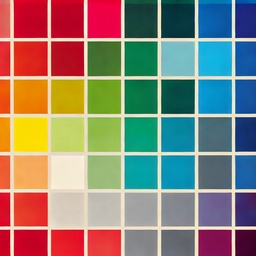
#> input picture Zadanie_3/img1.jpg, 256 x 256 px, shrunk from 1024 x 1024 before the run
$ python gauss.py   (older library calls are emulated)
#> lines starting #> are read from the running program, lines starting #| are printed output that depends on the picture
import cv2
import numpy as np
import matplotlib.pyplot as plt

# Načítanie a konverzia obrázka
img = cv2.imread('img1.jpg')
#> img is the input picture: shape (256, 256, 3); mean B, G, R 116.8, 129, 141.3
gray_img = cv2.cvtColor(img, cv2.COLOR_BGR2GRAY).astype(np.int16)

h, w = gray_img.shape
#> h = 256; w = 256

# Gaussian filter
gaussian_filter = np.array([[0.003765, 0.015019, 0.023792, 0.015019, 0.003765],
                            [0.015019, 0.059912, 0.094907, 0.059912, 0.015019],
                            [0.023792, 0.094907, 0.150342, 0.094907, 0.023792],
                            [0.015019, 0.059912, 0.094907, 0.059912, 0.015019],
                            [0.003765, 0.015019, 0.023792, 0.015019, 0.003765]])

# Padding
padded_image = np.pad(gray_img, ((2, 2), (2, 2)), mode='constant', constant_values=0)
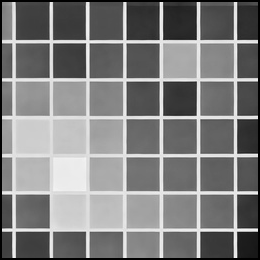
#> padded_image: shape (260, 260) int16; min 0, max 246, mean 127.3

# Aplikácia Gaussovho filtra
blur_image = np.zeros((h, w), dtype=np.int16)
for i in range(2, h+2):
    for j in range(2, w+2):
        region = padded_image[i-2:i+3, j-2:j+3]
        blur_image[i-2][j-2] = int(np.sum(region * gaussian_filter))
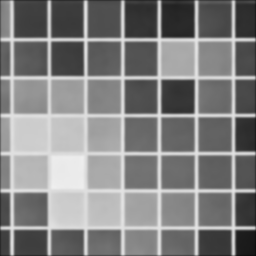
#> blur_image: shape (256, 256) int16; min 11, max 239, mean 130.3

# Výstupné polia
laplacian = np.zeros((h, w), dtype=np.int16)
laplacian_diagonal = np.zeros((h, w), dtype=np.int16)

# Aplikácia Laplacovho operátora (manuálne)
for i in range(1, h-1):
    for j in range(1, w-1):
        laplacian_sum = (-1 * blur_image[i + 1][j]) + \
                        (-1 * blur_image[i - 1][j]) + \
                        (-1 * blur_image[i][j + 1]) + \
                        (-1 * blur_image[i][j - 1]) + \
                        (4 * blur_image[i][j])

        laplacian_diagonal_sum = (-1 * blur_image[i + 1][j]) + \
                                 (-1 * blur_image[i - 1][j]) + \
                                 (-1 * blur_image[i][j + 1]) + \
                                 (-1 * blur_image[i][j - 1]) + \
                                 (-1 * blur_image[i - 1][j - 1]) + \
                                 (-1 * blur_image[i + 1][j + 1]) + \
                                 (-1 * blur_image[i - 1][j + 1]) + \
                                 (-1 * blur_image[i + 1][j - 1]) + \
                                 (8 * blur_image[i][j])

        laplacian[i][j] = laplacian_sum
        laplacian_diagonal[i][j] = laplacian_diagonal_sum
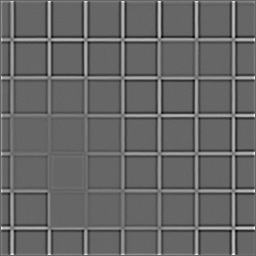
#> laplacian: shape (256, 256) int16; min -64, max 95, mean 0.4; drawn with min black and max white

# Orezanie na rozsah 0–255
laplacian_img = np.clip(laplacian, 0, 255).astype(np.uint8)
laplacian_diag_img = np.clip(laplacian_diagonal, 0, 255).astype(np.uint8)
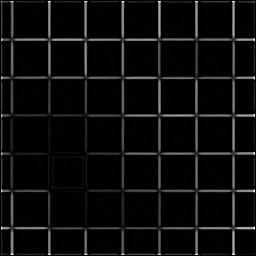
#> laplacian_diag_img: shape (256, 256); min 0, max 255, mean 12.2

# OpenCV verzia Laplace filtra (referenčná)
blurred = cv2.GaussianBlur(img, (5, 5), 0)
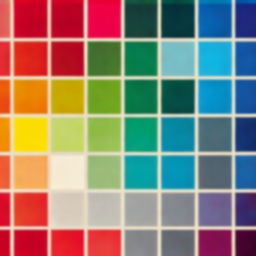
#> blurred: shape (256, 256, 3); mean B, G, R 116.8, 129, 141.3
gray_blurred = cv2.cvtColor(blurred, cv2.COLOR_BGR2GRAY)
laplacian_cv = cv2.Laplacian(gray_blurred, cv2.CV_64F, ksize=3)
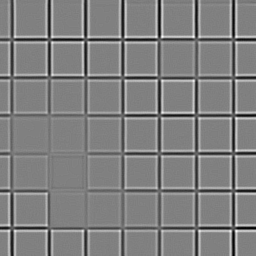
#> laplacian_cv: shape (256, 256) float64; min -244, max 240, mean 0; drawn with min black and max white
laplacian_cv = np.uint8(np.absolute(laplacian_cv))
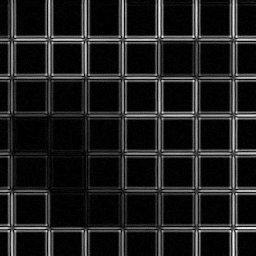
#> laplacian_cv: shape (256, 256); min 0, max 244, mean 29.5

# Zobrazenie
cv2.imshow('laplacian_cv (OpenCV)', laplacian_cv)
cv2.imshow('Laplacian (manuálny)', laplacian_img)
cv2.imshow('Laplacian s uhlopriečkami (manuálny)', laplacian_diag_img)
plt.imsave('laplacian_cv (OpenCV)', laplacian_cv, cmap='gray', format='png')
plt.imsave('Laplacian (manuálny)', laplacian_img, format='png')
plt.imsave('Laplacian s uhlopriečkami (manuálny)', laplacian_diag_img, cmap='gray', format='png')
cv2.waitKey(0)
cv2.destroyAllWindows()
